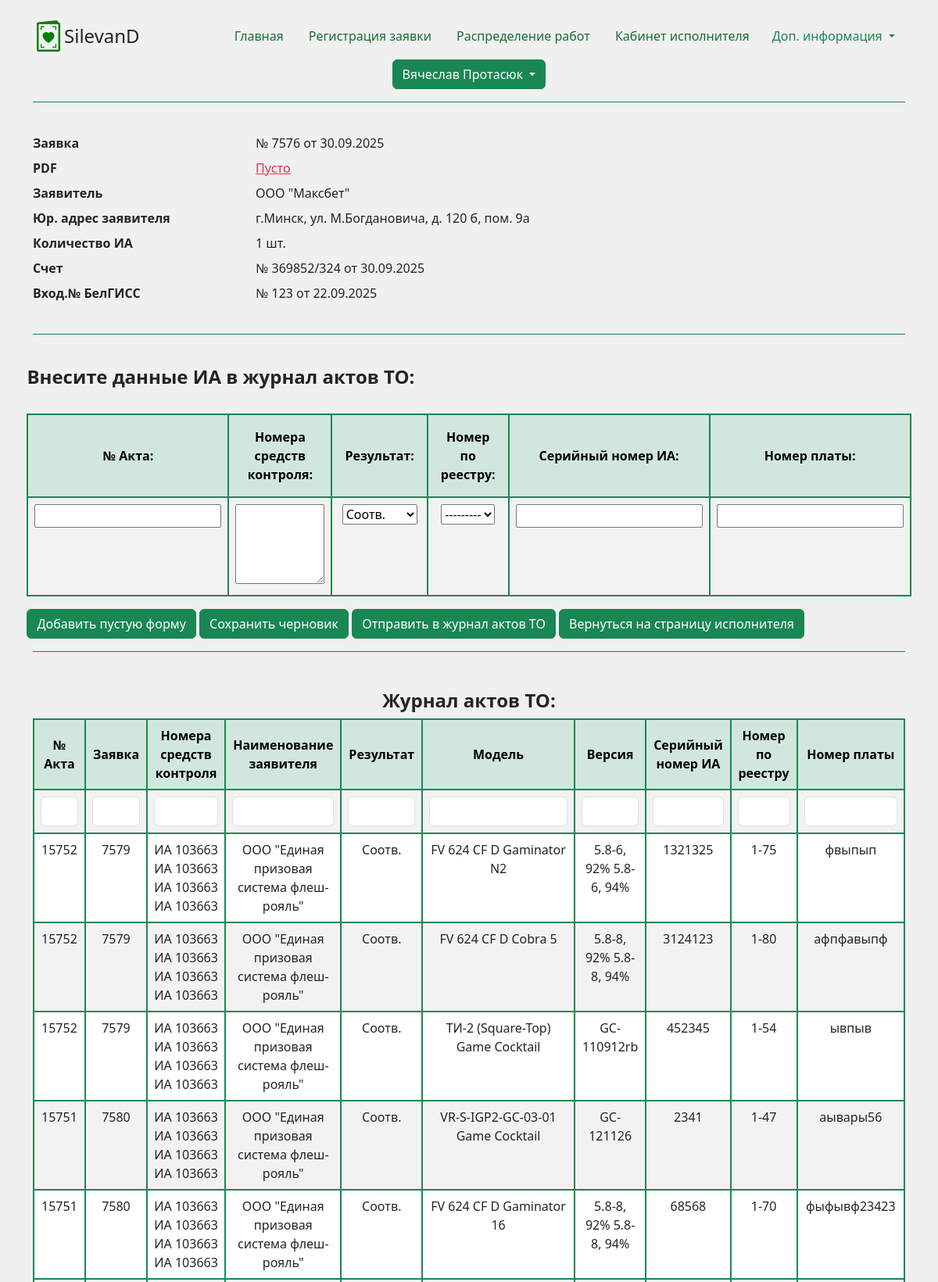
Screenshot of /act_creation/s_m_data_input/12 (signed in, upper part) with the database file from the repository.
### distribution/models.py (models this page shows)
class ControlJournal(models.Model):
    short_slot_name = models.TextField(max_length=200, blank=True, null=True, verbose_name='Модели ИА')
    place = models.CharField(max_length=50, blank=True, null=True, verbose_name='Место проведения ТО')
    application = models.ForeignKey('application.Application', on_delete=models.CASCADE, related_name='control_journal')
    act = models.TextField(max_length=200, blank=True, null=True, verbose_name='Акт ТО')
    notice = models.TextField(max_length=200, blank=True, null=True, verbose_name='Примечание')
    user = models.ForeignKey(User, on_delete=models.CASCADE, verbose_name='Исполнитель')
    def __str__(self):
        return str(self.application)

### application/models.py (models this page shows)
class Application(models.Model):
    application_number = models.IntegerField()
    created_on = models.DateField(default=timezone.now, blank=True, null=True)
    application_number_belgiss = models.IntegerField(blank=True, null=True, verbose_name='Входящий номер БелГИСС')
    date_belgiss = models.DateField(blank=True, null=True, verbose_name='Дата входящего номера БелГИСС')
    num_of_mach = models.IntegerField(verbose_name='Количество ИА')
    bill_number = models.CharField(max_length=20, blank=True, null=True, verbose_name='Номер счета')
    bill_date = models.DateField(blank=True, null=True, verbose_name='Дата счета')
    pdf = models.FileField(verbose_name='PDF', upload_to='PDF/', blank=True, null=True)
    declarant = models.ForeignKey('Declarant', on_delete=models.CASCADE, related_name='applications', verbose_name='Заявитель')
    status = models.ForeignKey('Status', on_delete=models.CASCADE, related_name='applications')
    def __str__(self):
        return str(self.application_number)

class Declarant(models.Model):
    name = models.CharField(max_length=200, verbose_name='Наименование заявителя')
    address = models.TextField(max_length=500, verbose_name='Юридический адрес')
    unp = models.IntegerField(verbose_name='УНП')
    def __str__(self):
        return self.name

### act_creation/models.py (models this page shows, shortened)
class Act(models.Model):
    act_number = models.IntegerField(blank=True, null=True, verbose_name='№ Акта')
    distribution = models.ForeignKey('distribution.ControlJournal', on_delete=models.CASCADE, related_name='act_to')
    control_sticks_number = models.TextField(max_length=500, blank=True, null=True, verbose_name='Номера средств контроля')
    conformity = models.ForeignKey('Conformity', on_delete=models.CASCADE, related_name='manufacturer',
                                   blank=True, null=True, verbose_name='Результат')
    model_registry = models.ForeignKey('Registry', on_delete=models.CASCADE, verbose_name='Номер по реестру')
    slot_number = models.CharField(max_length=100, verbose_name='Серийный номер ИА')
    board_number = models.CharField(max_length=50, verbose_name='Номер платы')

class Conformity(models.Model):
    conformity = models.CharField(max_length=20)
    def __str__(self):
        return self.conformity

class Registry(models.Model):
    number = models.CharField(max_length=10)
    model = models.CharField(max_length=200)
    version = models.CharField(max_length=200)
    manufacturer = models.CharField(max_length=500)
    def __str__(self):
        return self.number

### act_creation/views.py (the view, shortened to what this page needs)
# urls.py: path('s_m_data_input/<int:pk>', views.s_m_data_input, name='s_m_data_input'),
@permission_required('act_creation.add_act')
def s_m_data_input(request, pk):
    users_application = ControlJournal.objects.get(pk=pk)
    slot_machines_data = Act.objects.all().order_by('-act_number')
    conformity = Conformity.objects.all()
    registry = Registry.objects.all()
    ActFormSet = formset_factory(ActInput,extra=1)
    success_message = ''
    initial_session_data = None
    if request.method == 'GET':
        data = request.session.get('act_formset_data')
        if data:
            initial_session_data = data
            for form in initial_session_data:
                form['conformity'] = conformity.get(conformity=form['conformity'])
                form['model_registry'] = registry.get(number=form['model_registry'])
        formset = ActFormSet(initial=initial_session_data)
    list_keys = [
        'act_number', 'application', 'control_sticks_number',
        'declarant', 'result', 'model', 'version', 'slot_number',
        'reg_number', 'board_number'
    ]
    param_dict = {_: request.GET.get(_) for _ in list_keys}
    for key, value in param_dict.items():
        if value:
            if key == 'application':
                filter_name = f'distribution__application__application_number__icontains'
            elif key == 'declarant':
                filter_name = f'distribution__application__declarant__name__icontains'
            elif key == 'model' or key == 'version':
                filter_name = f'model_registry__{key}__icontains'
            elif key == 'reg_number':
                filter_name = f'model_registry__number__icontains'
            else:
                filter_name = f'{key}__icontains'
            slot_machines_data = slot_machines_data.filter(**{filter_name: str(value)})
    context = (
        {
            'slot_machines_data': slot_machines_data,
            'users_application': users_application,
            'formset': formset,
            'success_message': success_message,
            'act_number': param_dict['act_number'],
            'application': param_dict['application'],
            'control_sticks_number': param_dict['control_sticks_number'],
            'declarant': param_dict['declarant'],
            'result': param_dict['result'],
            'model': param_dict['model'],
            'version': param_dict['version'],
            'slot_number': param_dict['slot_number'],
            'reg_number': param_dict['reg_number'],
            'board_number': param_dict['board_number'],
            'empty_form': formset.empty_form
        }
    )
    return render(request, 's_m_data_input.html', context)

### act_creation/forms.py
class ActInput(forms.ModelForm):
    class Meta:
        model = Act
        fields = ['act_number',
                  'control_sticks_number',
                  'conformity',
                  'model_registry',
                  'slot_number',
                  'board_number']
        widgets = {
            'control_sticks_number': forms.Textarea(attrs={'cols': 10, 'rows': 4}),
            'act_number': forms.NumberInput(attrs={'size': '10', 'maxlength': '10'})
        }
    def __init__(self, *args, **kwargs):
        super().__init__(*args, **kwargs)
        default_conformity, created = Conformity.objects.get_or_create(conformity='Соотв.')
        self.fields['conformity'].initial = default_conformity.pk

### act_creation/templates/s_m_data_input.html (shortened to what this page needs)
{% extends "base.html" %}
{% block page_content %}
<div class="container">
    <div class="d-flex justify-content-center align-items-center py-3 mb-4 border-bottom border-success">
        <div class="col">
                    <br>
                    <dl class="row">
                        <dt class="col-sm-3">Заявка</dt>
                        <dd class="col-sm-9">№ {{ users_application }} от {{ users_application.application.created_on|date:"d.m.Y" }}</dd>
                        <dt class="col-sm-3">PDF</dt>
                        <dd class="col-sm-9">
                            {% if app.pdf %}
                                <a href="{{ users_application.application.pdf.url }}" class="text text-success" target="_blank">Просмотр</a>
                            {% else %}
                                <a class="text text-danger">Пусто</a>
                            {% endif %}
                        </dd>
                        <dt class="col-sm-3">Заявитель</dt>
                        <dd class="col-sm-9">{{ users_application.application.declarant }}</dd>
                        <dt class="col-sm-3">Юр. адрес заявителя</dt>
                        <dd class="col-sm-9">{{ users_application.application.declarant.address }}</dd>
                        <dt class="col-sm-3">Количество ИА</dt>
                        <dd class="col-sm-9">{{ users_application.application.num_of_mach }} шт.</dd>
                        <dt class="col-sm-3">Счет</dt>
                        <dd class="col-sm-9">№ {{ users_application.application.bill_number }} от {{ users_application.application.bill_date|date:"d.m.Y" }}</dd>
                        <dt class="col-sm-3">Вход.№ БелГИСС</dt>
                        <dd class="col-sm-9">№ {{ users_application.application.application_number_belgiss }} от {{ users_application.application.date_belgiss|date:"d.m.Y" }}</dd>
                    </dl>
                </div>
    </div>
    <div class="d-flex justify-content-center py-3 mb-4 border-bottom border-success">
        <div class="row">
            <h4>
                <b>Внесите данные ИА в журнал актов ТО:</b>
            </h4>
            <div class="col">
                <br>
                <form action="{% url 's_m_data_input' users_application.pk %}" method="post">
                        <table class="table table-hover table-striped table-bordered border-2 border-success text-center">
                            <thead class="table table-success table-bordered border-success align-middle">
                                <tr>
                                {% for field in formset.0 %}
                                        <th>{{ field.label_tag }}</th>
                                {% endfor %}
                                </tr>
                            </thead>
                            <tbody id="formset-tbody">
                                {% for form in formset %}
                                    <tr>
                                        {% for field in form %}
                                            <td>{{ field }}</td>
                                        {% endfor %}
                                    </tr>
                                {% endfor %}
                            </tbody>
                        </table>
                    <button type="button" id="add-form" class="btn btn-success">Добавить пустую форму</button>
                    <button type="submit" class="btn btn-success" name="save_draft">Сохранить черновик</button>
                    <button type="submit" class="btn btn-success" name="save_form">Отправить в журнал актов ТО</button>
                    <a href="{% url 'act_creation' %}" class="btn btn-success">Вернуться на страницу исполнителя</a>
                </form>
            </div>
        </div>
    </div>
<br>
    <h4 class="d-flex justify-content-center">
        <b>Журнал актов ТО:</b>
    </h4>
    <form class="search-form d-flex" role="search" method="get">
    <table class="table table-hover table-striped table-bordered border-2 border-success text-center">
      <thead class="table table-success table-bordered border-success align-middle">
        <tr>
            <th scope="col">№ Акта</th>
            <th scope="col">Заявка</th>
            <th scope="col" style="width: 100px;">Номера средств контроля</th>
            <th scope="col">Наименование заявителя</th>
            <th scope="col">Результат</th>
            <th scope="col">Модель</th>
            <th scope="col">Версия</th>
            <th scope="col">Серийный номер ИА</th>
            <th scope="col">Номер по реестру</th>
            <th scope="col">Номер платы</th>
        </tr>
      </thead>
      <tbody>
      <tr>
            <td>
                <input type="search" name="act_number" class="form-control me-2" value="{{ act_number|default:'' }}" aria-label="Search">
            </td>
            <td>
                <input type="search" name="application" class="form-control me-2" value="{{ application|default:'' }}" aria-label="Search">
            </td>
            <td>
                <input type="search" name="control_sticks_number" class="form-control me-2" value="{{ control_sticks_number|default:'' }}" aria-label="Search">
            </td>
            <td>
                <input type="search" name="declarant" class="form-control me-2" value="{{ declarant|default:'' }}" aria-label="Search">
            </td>
            <td>
                <input type="search" name="result" class="form-control me-2" value="{{ result|default:'' }}" aria-label="Search">
            </td>
            <td>
                <input type="search" name="model" class="form-control me-2" value="{{ model|default:'' }}" aria-label="Search">
            </td>
            <td>
                <input type="search" name="version" class="form-control me-2" value="{{ version|default:'' }}" aria-label="Search">
            </td>
            <td>
                <input type="search" name="slot_number" class="form-control me-2" value="{{ slot_number|default:'' }}" aria-label="Search">
            </td>
            <td>
                <input type="search" name="reg_number" class="form-control me-2" value="{{ reg_number|default:'' }}" aria-label="Search">
            </td>
            <td>
                <input type="search" name="board_number" class="form-control me-2" value="{{ board_number|default:'' }}" aria-label="Search">
            </td>
        </tr>
      {% for data in slot_machines_data %}
        <tr>
            <td>{{ data.act_number }}</td>
            <td>{{ data.distribution.application }}</td>
            <td>{{ data.control_sticks_number }}</td>
            <td>{{ data.distribution.application.declarant }}</td>
            <td>{{ data.conformity }}</td>
            <td>{{ data.model_registry.model }}</td>
            <td>{{ data.model_registry.version }}</td>
            <td>{{ data.slot_number }}</td>
            <td>{{ data.model_registry }}</td>
            <td>{{ data.board_number }}</td>
        </tr>
      {% endfor %}
      </tbody>
    </table>
    </form>
</div>
{% endblock %}

### templates/base.html (shortened to what this page needs)
<!doctype html>
<html lang="ru">
  <head>
    <link href="https://cdn.jsdelivr.net/npm/bootstrap@5.3.0/dist/css/bootstrap.min.css" rel="stylesheet">
    <link rel="stylesheet" href="https://cdn.jsdelivr.net/npm/bootstrap-icons/font/bootstrap-icons.css">
  </head>
  <body style="background-color: #f0f0f0;">
    <div class="container">
      <header class="d-flex flex-wrap justify-content-center align-items-center py-3 border-bottom border-success">
        <a href="/" class="d-flex align-items-center mb-3 mb-md-0 me-md-auto text-dark text-decoration-none">
          <i class="bi bi-valentine2" style="font-size: 40px; color: green;"></i>
          <span class="fs-4">SilevanD</span>
        </a>
        <ul class="nav nav-pills">
          <li class="nav-item"><a href="{% url 'home' %}" class="nav-link" aria-current="page">Главная</a></li>
          <li class="nav-item"><a href="{% url 'application' %}" class="nav-link">Регистрация заявки</a></li>
          <li class="nav-item"><a href="{% url 'distribution' %}" class="nav-link">Распределение работ</a></li>
          <li class="nav-item"><a href="{% url 'act_creation' %}" class="nav-link">Кабинет исполнителя</a></li>
        </ul>
        <div class="dropdown">
          <button class="btn text-success dropdown-toggle" type="button" data-bs-toggle="dropdown" aria-expanded="false">
            Доп. информация
          </button>
        </div>
        <div class="d-flex align-items-center">
          {% if request.user.is_authenticated %}
            <div class="dropdown">
              <button class="btn btn-success dropdown-toggle" type="button" id="dropdownLogout" data-bs-toggle="dropdown" aria-expanded="false">
                {{ request.user.get_full_name|default:request.user.username }}
              </button>
            </div>
          {% else %}
            <a class="btn btn-outline-success" href="{% url 'login' %}">Войти</a>
          {% endif %}
        </div>
      </header>
    </div>
    {% block page_content %}
    {% endblock %}
  </body>
</html>

### templates/base.html (style rules this page uses)
.nav-link { background-color: #f0f0f0; color: #176e35; }
.table-bordered, .table-bordered th, .table-bordered td { border: 1px solid #198754 !important; }
.table { border-collapse: separate; border-spacing: 0; }

### rows the page displays
ControlJournal: application.application_number "7576", application.created_on "30.09.2025", application.declarant "ООО \"Максбет\"", application.declarant.address "г.Минск, ул. М.Богдановича, д. 120 б, пом. 9а", application.num_of_mach "1", application.bill_number "369852/324", application.bill_date "30.09.2025", application.application_number_belgiss "123", application.date_belgiss "22.09.2025"
Act: act_number "15752", distribution.application "7579", control_sticks_number "ИА 103663 ИА 103663 ИА 103663 ИА 103663", distribution.application.declarant "ООО \"Единая призовая система флеш-рояль\"", conformity "Соотв.", model_registry.model "FV 624 CF D Gaminator N2", model_registry.version "5.8-6, 92% 5.8-6, 94%", slot_number "1321325", model_registry "1-75", board_number "фвыпып"
Act: act_number "15752", distribution.application "7579", control_sticks_number "ИА 103663 ИА 103663 ИА 103663 ИА 103663", distribution.application.declarant "ООО \"Единая призовая система флеш-рояль\"", conformity "Соотв.", model_registry.model "FV 624 CF D Cobra 5", model_registry.version "5.8-8, 92% 5.8-8, 94%", slot_number "3124123", model_registry "1-80", board_number "афпфавыпф"
Act: act_number "15752", distribution.application "7579", control_sticks_number "ИА 103663 ИА 103663 ИА 103663 ИА 103663", distribution.application.declarant "ООО \"Единая призовая система флеш-рояль\"", conformity "Соотв.", model_registry.model "ТИ-2 (Square-Top) Game Cocktail", model_registry.version "GC-110912rb", slot_number "452345", model_registry "1-54", board_number "ывпыв"
Act: act_number "15751", distribution.application "7580", control_sticks_number "ИА 103663 ИА 103663 ИА 103663 ИА 103663", distribution.application.declarant "ООО \"Единая призовая система флеш-рояль\"", conformity "Соотв.", model_registry.model "VR-S-IGP2-GC-03-01 Game Cocktail", model_registry.version "GC-121126", slot_number "2341", model_registry "1-47", board_number "аывары56"
Act: act_number "15751", distribution.application "7580", control_sticks_number "ИА 103663 ИА 103663 ИА 103663 ИА 103663", distribution.application.declarant "ООО \"Единая призовая система флеш-рояль\"", conformity "Соотв.", model_registry.model "FV 624 CF D Gaminator 16", model_registry.version "5.8-8, 92% 5.8-8, 94%", slot_number "68568", model_registry "1-70", board_number "фыфывф23423"

### other values shown
{{ request.user.get_full_name|default:request.user.username }} "Вячеслав Протасюк"
{{ field.label_tag }} "№ Акта:" "Номера средств контроля:" "Результат:" "Номер по реестру:" "Серийный номер ИА:" "Номер платы:"
